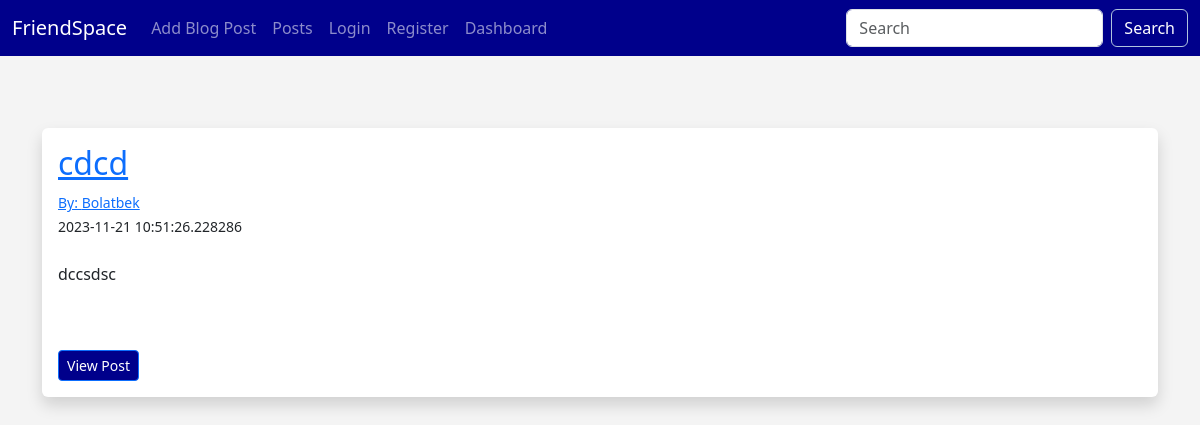
The app's page /, older data.
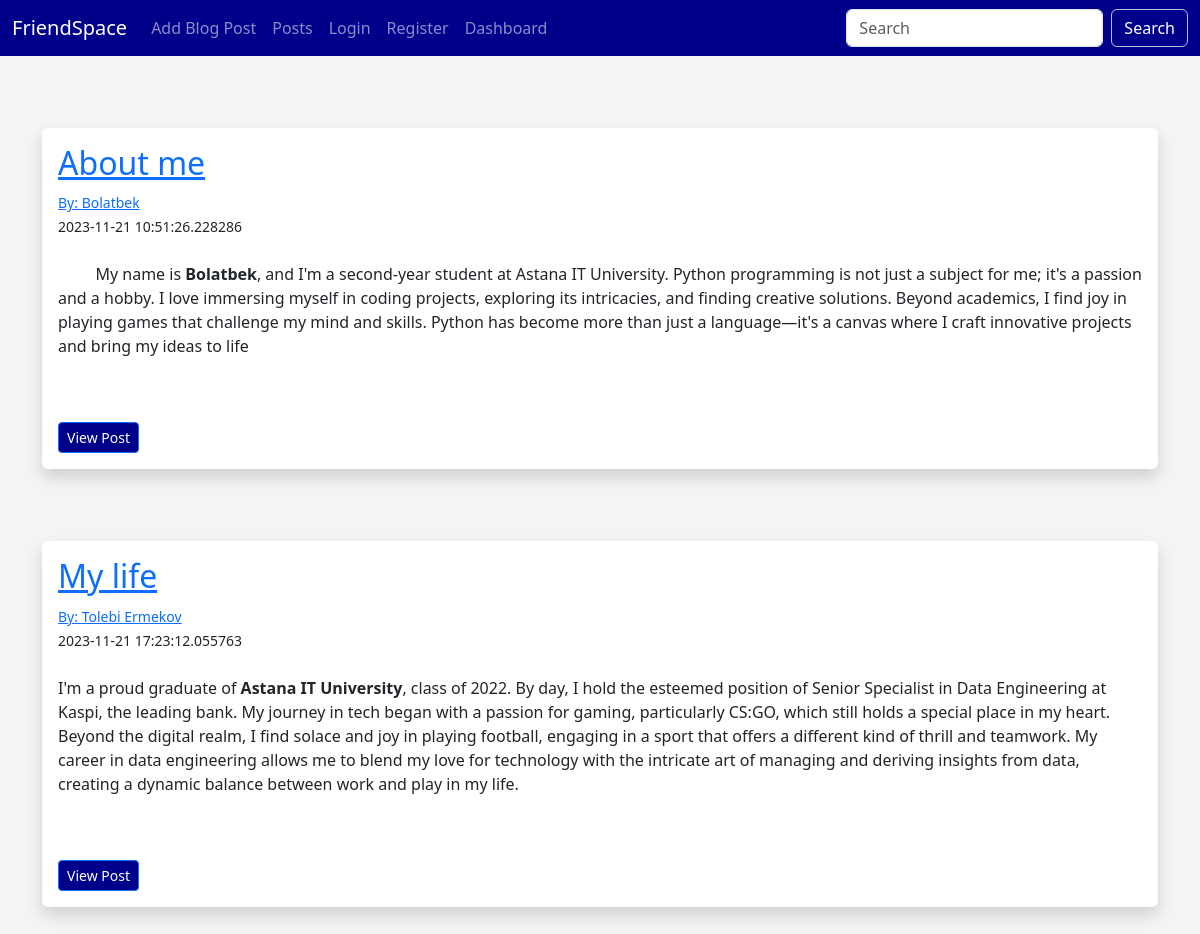
The same page, newer data.
### flaskblog/database.py (models this page shows, shortened)
class Posts(db.Model):
    id = db.Column(db.Integer,primary_key=True)
    title = db.Column(db.String(255))
    content = db.Column(db.Text)
    date_posted = db.Column(db.DateTime,default=datetime.utcnow)
    slug = db.Column(db.String(256))
    poster_id = db.Column(db.Integer, db.ForeignKey('users.id'))

class Users(db.Model,UserMixin):
    id = db.Column(db.Integer,primary_key=True,unique=True)
    username = db.Column(db.String(200),nullable=False)
    name = db.Column(db.String(200),nullable=False)
    email = db.Column(db.String(120),nullable=False,unique=True)
    about_author = db.Column(db.Text(500),nullable=True)
    date_added = db.Column(db.DateTime,default=datetime.utcnow)
    profile_pic = db.Column(db.String(200),nullable=True )
    password_hash = db.Column(db.String(130),nullable=False)
    posts = db.relationship('Posts',backref='poster')
    @property
    def password(self):
        raise AttributeError('password is not a readable attribute!')

### flaskblog/main.py (the view)
@app.route("/")
def posts():
    posts = Posts.query.order_by(Posts.date_posted)
    return render_template("posts.html",posts=posts)

### flaskblog/webforms.py
class SearchForm(FlaskForm):
    searched = StringField("Searched",validators=[DataRequired()])
    submit = SubmitField("Submit")

### flaskblog/main.py (called while the page is built)
@app.context_processor
def base():
    form = SearchForm()
    return dict(form=form)

### flaskblog/templates/posts.html (shortened to what this page needs)
{% extends 'base.html' %}
{% block content %}
<br><br>
{% for post in posts %}
    <div class="shadow p-3 mb-5 bg-body rounded">
        <h2><a href="{{ url_for('users_post', id=post.id) }}">{{ post.title }}</a></h2>
        <small>
            {% if post.poster %}
                <a href="{{ url_for('user_posts', user_id=post.poster.id) }}">By: {{ post.poster.name }}</a><br>
            {% else %}
                By: Unknown
            {% endif %}
            {{ post.date_posted }}
        </small><br><br>
        {{ post.content|safe }}<br><br>
        <a href="/posts/{{ post.id }}" class="btn btn-primary btn-sm">View Post</a>
        <br>
    </div>
    <br>
{% endfor %}
{% endblock %}

Row changes from the older to the newer data that the page shows:
changed Posts "Bolatbek": title "cdcd" → "About me"; content "dccsdsc" → "My name is Bolatbek , and I'm a second-year student at Astana IT University. Python programming is not just a subject for me; it's a passion and a hobby. I love immersing myself in coding projects, exploring its intricacies, and finding creative solutions. Beyond academics, I find joy in playing games that challenge my mind and skills. Python has become more than just a language—it's a canvas where I craft innovative projects and bring my ideas to life"
added Posts: title "My life", poster.name "Tolebi Ermekov", date_posted "2023-11-21 17:23:12.055763", content "I'm a proud graduate of Astana IT University , class of 2022. By day, I hold the esteemed position of Senior Specialist in Data Engineering at Kaspi, the leading bank. My journey in tech began with a passion for gaming, particularly CS:GO, which still holds a special place in my heart. Beyond the digital realm, I find solace and joy in playing football, engaging in a sport that offers a different kind of thrill and teamwork. My career in data engineering allows me to blend my love for technology with the intricate art of managing and deriving insights from data, creating a dynamic balance between work and play in my life."
